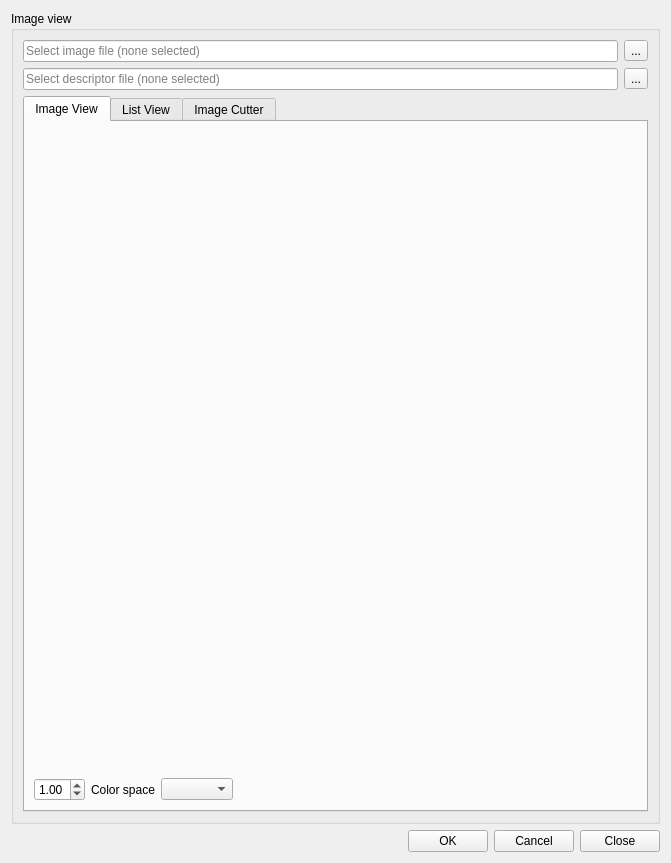
<?xml version="1.0" encoding="UTF-8"?>
<ui version="4.0">
 <class>DlgImgView</class>
 <widget class="QWidget" name="DlgImgView">
  <property name="geometry">
   <rect>
    <x>0</x>
    <y>0</y>
    <width>671</width>
    <height>863</height>
   </rect>
  </property>
  <property name="windowTitle">
   <string>Image View</string>
  </property>
  <property name="windowIcon">
   <iconset resource="../resource/resource.qrc">
    <normaloff>:/16x16_ico_png/image.png</normaloff>:/16x16_ico_png/image.png</iconset>
  </property>
  <layout class="QVBoxLayout" name="verticalLayout_2">
   <item>
    <widget class="QGroupBox" name="groupBox">
     <property name="title">
      <string>Image view</string>
     </property>
     <layout class="QVBoxLayout" name="verticalLayout">
      <item>
       <layout class="QHBoxLayout" name="horizontalLayout">
        <item>
         <widget class="QLineEdit" name="imageFile">
          <property name="sizePolicy">
           <sizepolicy hsizetype="MinimumExpanding" vsizetype="Fixed">
            <horstretch>0</horstretch>
            <verstretch>0</verstretch>
           </sizepolicy>
          </property>
          <property name="readOnly">
           <bool>true</bool>
          </property>
          <property name="placeholderText">
           <string>Select image file (none selected)</string>
          </property>
         </widget>
        </item>
        <item>
         <widget class="QToolButton" name="btnSelectImage">
          <property name="sizePolicy">
           <sizepolicy hsizetype="Maximum" vsizetype="Fixed">
            <horstretch>0</horstretch>
            <verstretch>0</verstretch>
           </sizepolicy>
          </property>
          <property name="text">
           <string>...</string>
          </property>
          <property name="icon">
           <iconset resource="../resource/resource.qrc">
            <normaloff>:/16x16_ico_png/folder.png</normaloff>:/16x16_ico_png/folder.png</iconset>
          </property>
          <property name="toolButtonStyle">
           <enum>Qt::ToolButtonIconOnly</enum>
          </property>
         </widget>
        </item>
       </layout>
      </item>
      <item>
       <layout class="QHBoxLayout" name="horizontalLayout_2">
        <item>
         <widget class="QLineEdit" name="jsonFile">
          <property name="sizePolicy">
           <sizepolicy hsizetype="MinimumExpanding" vsizetype="Fixed">
            <horstretch>0</horstretch>
            <verstretch>0</verstretch>
           </sizepolicy>
          </property>
          <property name="readOnly">
           <bool>true</bool>
          </property>
          <property name="placeholderText">
           <string>Select descriptor file (none selected)</string>
          </property>
         </widget>
        </item>
        <item>
         <widget class="QToolButton" name="btnSelectJson">
          <property name="sizePolicy">
           <sizepolicy hsizetype="Maximum" vsizetype="Fixed">
            <horstretch>0</horstretch>
            <verstretch>0</verstretch>
           </sizepolicy>
          </property>
          <property name="text">
           <string>...</string>
          </property>
          <property name="icon">
           <iconset resource="../resource/resource.qrc">
            <normaloff>:/16x16_ico_png/folder.png</normaloff>:/16x16_ico_png/folder.png</iconset>
          </property>
          <property name="toolButtonStyle">
           <enum>Qt::ToolButtonIconOnly</enum>
          </property>
         </widget>
        </item>
       </layout>
      </item>
      <item>
       <widget class="QTabWidget" name="tabWidget">
        <property name="currentIndex">
         <number>0</number>
        </property>
        <widget class="QWidget" name="tabPreview">
         <attribute name="title">
          <string>Image View</string>
         </attribute>
         <layout class="QVBoxLayout" name="verticalLayout_4">
          <item>
           <widget class="gui::GfxWidget" name="widget" native="true">
            <property name="sizePolicy">
             <sizepolicy hsizetype="MinimumExpanding" vsizetype="MinimumExpanding">
              <horstretch>0</horstretch>
              <verstretch>0</verstretch>
             </sizepolicy>
            </property>
            <property name="minimumSize">
             <size>
              <width>400</width>
              <height>400</height>
             </size>
            </property>
           </widget>
          </item>
          <item>
           <layout class="QHBoxLayout" name="horizontalLayout_4">
            <item>
             <widget class="QDoubleSpinBox" name="zoom">
              <property name="minimum">
               <double>0.100000000000000</double>
              </property>
              <property name="maximum">
               <double>5.000000000000000</double>
              </property>
              <property name="singleStep">
               <double>0.100000000000000</double>
              </property>
              <property name="stepType">
               <enum>QAbstractSpinBox::AdaptiveDecimalStepType</enum>
              </property>
              <property name="value">
               <double>1.000000000000000</double>
              </property>
             </widget>
            </item>
            <item>
             <widget class="QLabel" name="label_3">
              <property name="text">
               <string>Color space</string>
              </property>
             </widget>
            </item>
            <item>
             <widget class="QComboBox" name="cmbColorSpace"/>
            </item>
            <item>
             <spacer name="horizontalSpacer_2">
              <property name="orientation">
               <enum>Qt::Horizontal</enum>
              </property>
              <property name="sizeType">
               <enum>QSizePolicy::MinimumExpanding</enum>
              </property>
              <property name="sizeHint" stdset="0">
               <size>
                <width>40</width>
                <height>20</height>
               </size>
              </property>
             </spacer>
            </item>
            <item>
             <widget class="color_widgets::ColorSelector" name="widgetColor">
              <property name="minimumSize">
               <size>
                <width>30</width>
                <height>20</height>
               </size>
              </property>
              <property name="focusPolicy">
               <enum>Qt::TabFocus</enum>
              </property>
             </widget>
            </item>
           </layout>
          </item>
         </layout>
        </widget>
        <widget class="QWidget" name="tabDetails">
         <attribute name="title">
          <string>List View</string>
         </attribute>
         <layout class="QVBoxLayout" name="verticalLayout_3">
          <item>
           <widget class="QTableWidget" name="listWidget">
            <property name="editTriggers">
             <set>QAbstractItemView::NoEditTriggers</set>
            </property>
            <property name="selectionMode">
             <enum>QAbstractItemView::MultiSelection</enum>
            </property>
            <property name="selectionBehavior">
             <enum>QAbstractItemView::SelectRows</enum>
            </property>
            <attribute name="horizontalHeaderStretchLastSection">
             <bool>true</bool>
            </attribute>
            <attribute name="verticalHeaderVisible">
             <bool>false</bool>
            </attribute>
            <attribute name="verticalHeaderDefaultSectionSize">
             <number>24</number>
            </attribute>
           </widget>
          </item>
         </layout>
        </widget>
        <widget class="QWidget" name="tabCutter">
         <attribute name="title">
          <string>Image Cutter</string>
         </attribute>
         <layout class="QVBoxLayout" name="verticalLayout_7">
          <item>
           <widget class="QGroupBox" name="groupBox_2">
            <property name="title">
             <string>Image cutter</string>
            </property>
            <layout class="QVBoxLayout" name="verticalLayout_6">
             <item>
              <widget class="QGroupBox" name="groupBox_7">
               <property name="title">
                <string>Image selection</string>
               </property>
               <property name="flat">
                <bool>true</bool>
               </property>
               <layout class="QVBoxLayout" name="verticalLayout_11">
                <item>
                 <widget class="QComboBox" name="cmbSelection">
                  <item>
                   <property name="text">
                    <string>All images</string>
                   </property>
                  </item>
                  <item>
                   <property name="text">
                    <string>Selected images</string>
                   </property>
                  </item>
                 </widget>
                </item>
               </layout>
              </widget>
             </item>
             <item>
              <widget class="QGroupBox" name="groupBox_5">
               <property name="title">
                <string>Image generation</string>
               </property>
               <property name="flat">
                <bool>true</bool>
               </property>
               <layout class="QVBoxLayout" name="verticalLayout_9">
                <item>
                 <layout class="QGridLayout" name="gridLayout_2">
                  <item row="0" column="0">
                   <widget class="QLabel" name="label">
                    <property name="sizePolicy">
                     <sizepolicy hsizetype="Preferred" vsizetype="Preferred">
                      <horstretch>0</horstretch>
                      <verstretch>0</verstretch>
                     </sizepolicy>
                    </property>
                    <property name="text">
                     <string>Format</string>
                    </property>
                   </widget>
                  </item>
                  <item row="0" column="1">
                   <widget class="QComboBox" name="cmbImageFormat">
                    <property name="sizePolicy">
                     <sizepolicy hsizetype="Preferred" vsizetype="Fixed">
                      <horstretch>0</horstretch>
                      <verstretch>0</verstretch>
                     </sizepolicy>
                    </property>
                    <item>
                     <property name="text">
                      <string>PNG</string>
                     </property>
                    </item>
                    <item>
                     <property name="text">
                      <string>JPG</string>
                     </property>
                    </item>
                    <item>
                     <property name="text">
                      <string>BMP</string>
                     </property>
                    </item>
                   </widget>
                  </item>
                  <item row="1" column="1">
                   <widget class="QSpinBox" name="imageQuality">
                    <property name="sizePolicy">
                     <sizepolicy hsizetype="Preferred" vsizetype="Fixed">
                      <horstretch>0</horstretch>
                      <verstretch>0</verstretch>
                     </sizepolicy>
                    </property>
                    <property name="suffix">
                     <string> %</string>
                    </property>
                    <property name="prefix">
                     <string> </string>
                    </property>
                    <property name="maximum">
                     <number>100</number>
                    </property>
                    <property name="value">
                     <number>100</number>
                    </property>
                   </widget>
                  </item>
                  <item row="1" column="0">
                   <widget class="QLabel" name="label_2">
                    <property name="sizePolicy">
                     <sizepolicy hsizetype="Preferred" vsizetype="Preferred">
                      <horstretch>0</horstretch>
                      <verstretch>0</verstretch>
                     </sizepolicy>
                    </property>
                    <property name="text">
                     <string>Quality</string>
                    </property>
                   </widget>
                  </item>
                 </layout>
                </item>
                <item>
                 <widget class="QGroupBox" name="groupBox_4">
                  <property name="title">
                   <string>Resizing</string>
                  </property>
                  <property name="flat">
                   <bool>true</bool>
                  </property>
                  <layout class="QVBoxLayout" name="verticalLayout_8">
                   <item>
                    <widget class="QCheckBox" name="chkPOT">
                     <property name="text">
                      <string>Resize to power of two</string>
                     </property>
                    </widget>
                   </item>
                  </layout>
                 </widget>
                </item>
               </layout>
              </widget>
             </item>
             <item>
              <widget class="QGroupBox" name="groupBox_12">
               <property name="title">
                <string>Image padding</string>
               </property>
               <property name="flat">
                <bool>true</bool>
               </property>
               <layout class="QGridLayout" name="gridLayout">
                <item row="3" column="0">
                 <widget class="QLabel" name="label_14">
                  <property name="sizePolicy">
                   <sizepolicy hsizetype="Preferred" vsizetype="Preferred">
                    <horstretch>0</horstretch>
                    <verstretch>0</verstretch>
                   </sizepolicy>
                  </property>
                  <property name="text">
                   <string>Bottom</string>
                  </property>
                 </widget>
                </item>
                <item row="1" column="1">
                 <widget class="QSpinBox" name="leftPadding">
                  <property name="sizePolicy">
                   <sizepolicy hsizetype="Preferred" vsizetype="Fixed">
                    <horstretch>0</horstretch>
                    <verstretch>0</verstretch>
                   </sizepolicy>
                  </property>
                  <property name="suffix">
                   <string> px</string>
                  </property>
                 </widget>
                </item>
                <item row="2" column="1">
                 <widget class="QSpinBox" name="rightPadding">
                  <property name="sizePolicy">
                   <sizepolicy hsizetype="Preferred" vsizetype="Fixed">
                    <horstretch>0</horstretch>
                    <verstretch>0</verstretch>
                   </sizepolicy>
                  </property>
                  <property name="suffix">
                   <string> px</string>
                  </property>
                 </widget>
                </item>
                <item row="1" column="0">
                 <widget class="QLabel" name="label_12">
                  <property name="sizePolicy">
                   <sizepolicy hsizetype="Preferred" vsizetype="Preferred">
                    <horstretch>0</horstretch>
                    <verstretch>0</verstretch>
                   </sizepolicy>
                  </property>
                  <property name="text">
                   <string>Left</string>
                  </property>
                 </widget>
                </item>
                <item row="3" column="1">
                 <widget class="QSpinBox" name="bottomPadding">
                  <property name="sizePolicy">
                   <sizepolicy hsizetype="Preferred" vsizetype="Fixed">
                    <horstretch>0</horstretch>
                    <verstretch>0</verstretch>
                   </sizepolicy>
                  </property>
                  <property name="suffix">
                   <string> px</string>
                  </property>
                 </widget>
                </item>
                <item row="0" column="0">
                 <widget class="QLabel" name="label_10">
                  <property name="sizePolicy">
                   <sizepolicy hsizetype="Preferred" vsizetype="Preferred">
                    <horstretch>0</horstretch>
                    <verstretch>0</verstretch>
                   </sizepolicy>
                  </property>
                  <property name="text">
                   <string>Top</string>
                  </property>
                 </widget>
                </item>
                <item row="0" column="1">
                 <widget class="QSpinBox" name="topPadding">
                  <property name="sizePolicy">
                   <sizepolicy hsizetype="Preferred" vsizetype="Fixed">
                    <horstretch>0</horstretch>
                    <verstretch>0</verstretch>
                   </sizepolicy>
                  </property>
                  <property name="suffix">
                   <string> px</string>
                  </property>
                 </widget>
                </item>
                <item row="2" column="0">
                 <widget class="QLabel" name="label_13">
                  <property name="sizePolicy">
                   <sizepolicy hsizetype="Preferred" vsizetype="Preferred">
                    <horstretch>0</horstretch>
                    <verstretch>0</verstretch>
                   </sizepolicy>
                  </property>
                  <property name="text">
                   <string>Right</string>
                  </property>
                 </widget>
                </item>
               </layout>
              </widget>
             </item>
             <item>
              <widget class="QGroupBox" name="groupBox_6">
               <property name="title">
                <string>Name generation</string>
               </property>
               <property name="flat">
                <bool>true</bool>
               </property>
               <layout class="QVBoxLayout" name="verticalLayout_10">
                <item>
                 <widget class="QLineEdit" name="nameTemplate">
                  <property name="placeholderText">
                   <string>%c = counter %i = index %n =  name %t = tag %w = width %h = height  %x = x, %y = y</string>
                  </property>
                 </widget>
                </item>
               </layout>
              </widget>
             </item>
             <item>
              <widget class="QGroupBox" name="groupBox_3">
               <property name="title">
                <string>Output folder</string>
               </property>
               <property name="flat">
                <bool>true</bool>
               </property>
               <layout class="QVBoxLayout" name="verticalLayout_5">
                <item>
                 <layout class="QHBoxLayout" name="horizontalLayout_5">
                  <item>
                   <widget class="QLineEdit" name="outputFolder">
                    <property name="placeholderText">
                     <string>Output folder (none selected)</string>
                    </property>
                   </widget>
                  </item>
                  <item>
                   <widget class="QToolButton" name="btnSelectOut">
                    <property name="sizePolicy">
                     <sizepolicy hsizetype="Maximum" vsizetype="Fixed">
                      <horstretch>0</horstretch>
                      <verstretch>0</verstretch>
                     </sizepolicy>
                    </property>
                    <property name="text">
                     <string>...</string>
                    </property>
                    <property name="icon">
                     <iconset resource="../resource/resource.qrc">
                      <normaloff>:/16x16_ico_png/folder.png</normaloff>:/16x16_ico_png/folder.png</iconset>
                    </property>
                    <property name="toolButtonStyle">
                     <enum>Qt::ToolButtonIconOnly</enum>
                    </property>
                   </widget>
                  </item>
                 </layout>
                </item>
                <item>
                 <widget class="QCheckBox" name="chkOverwrite">
                  <property name="text">
                   <string>Overwrite existing images</string>
                  </property>
                 </widget>
                </item>
               </layout>
              </widget>
             </item>
             <item>
              <spacer name="verticalSpacer">
               <property name="orientation">
                <enum>Qt::Vertical</enum>
               </property>
               <property name="sizeHint" stdset="0">
                <size>
                 <width>20</width>
                 <height>40</height>
                </size>
               </property>
              </spacer>
             </item>
             <item>
              <widget class="QProgressBar" name="progressBar">
               <property name="value">
                <number>24</number>
               </property>
              </widget>
             </item>
             <item>
              <widget class="QPushButton" name="btnCutImages">
               <property name="text">
                <string>Start</string>
               </property>
              </widget>
             </item>
            </layout>
           </widget>
          </item>
         </layout>
        </widget>
       </widget>
      </item>
     </layout>
    </widget>
   </item>
   <item>
    <layout class="QHBoxLayout" name="horizontalLayout_3">
     <item>
      <spacer name="horizontalSpacer">
       <property name="orientation">
        <enum>Qt::Horizontal</enum>
       </property>
       <property name="sizeHint" stdset="0">
        <size>
         <width>40</width>
         <height>20</height>
        </size>
       </property>
      </spacer>
     </item>
     <item>
      <widget class="QPushButton" name="btnAccept">
       <property name="text">
        <string>OK</string>
       </property>
      </widget>
     </item>
     <item>
      <widget class="QPushButton" name="btnCancel">
       <property name="text">
        <string>Cancel</string>
       </property>
      </widget>
     </item>
     <item>
      <widget class="QPushButton" name="btnClose">
       <property name="text">
        <string>Close</string>
       </property>
      </widget>
     </item>
    </layout>
   </item>
  </layout>
 </widget>
 <customwidgets>
  <customwidget>
   <class>color_widgets::ColorPreview</class>
   <extends>QWidget</extends>
   <header>color_preview.hpp</header>
  </customwidget>
  <customwidget>
   <class>color_widgets::ColorSelector</class>
   <extends>color_widgets::ColorPreview</extends>
   <header>color_selector.hpp</header>
  </customwidget>
  <customwidget>
   <class>gui::GfxWidget</class>
   <extends>QWidget</extends>
   <header>gfxwidget.h</header>
   <container>1</container>
  </customwidget>
 </customwidgets>
 <tabstops>
  <tabstop>imageFile</tabstop>
  <tabstop>btnSelectImage</tabstop>
  <tabstop>jsonFile</tabstop>
  <tabstop>btnSelectJson</tabstop>
  <tabstop>tabWidget</tabstop>
  <tabstop>zoom</tabstop>
  <tabstop>cmbColorSpace</tabstop>
  <tabstop>widgetColor</tabstop>
  <tabstop>listWidget</tabstop>
  <tabstop>cmbSelection</tabstop>
  <tabstop>cmbImageFormat</tabstop>
  <tabstop>imageQuality</tabstop>
  <tabstop>chkPOT</tabstop>
  <tabstop>topPadding</tabstop>
  <tabstop>leftPadding</tabstop>
  <tabstop>rightPadding</tabstop>
  <tabstop>bottomPadding</tabstop>
  <tabstop>nameTemplate</tabstop>
  <tabstop>outputFolder</tabstop>
  <tabstop>btnSelectOut</tabstop>
  <tabstop>chkOverwrite</tabstop>
  <tabstop>btnCutImages</tabstop>
  <tabstop>btnAccept</tabstop>
  <tabstop>btnCancel</tabstop>
  <tabstop>btnClose</tabstop>
 </tabstops>
 <resources>
  <include location="../resource/resource.qrc"/>
  <include location="../resource/resource.qrc"/>
 </resources>
 <connections/>
</ui>
